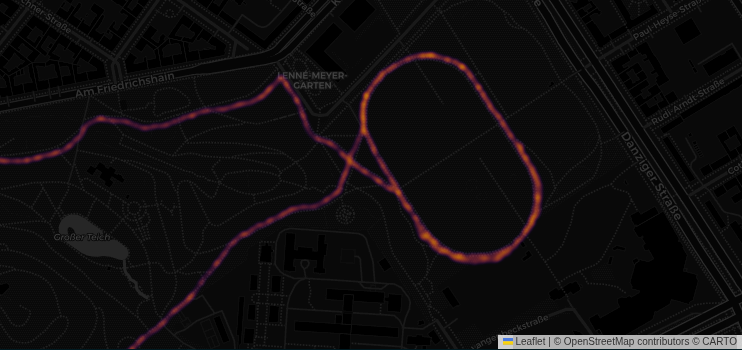

The Python source for this figure:
import webbrowser
from pathlib import Path
import xml.etree.ElementTree as ET

from folium import Map
from folium.plugins import HeatMap

HEATMAP_GRAD = {
    0.0: '#000004',
    0.1: '#160b39',
    0.2: '#420a68',
    0.3: '#6a176e',
    0.4: '#932667',
    0.5: '#bc3754',
    0.6: '#dd513a',
    0.7: '#f37819',
    0.8: '#fca50a',
    0.9: '#f6d746',
    1.0: '#fcffa4',
}
NS = {'tcx': 'http://www.garmin.com/xmlschemas/TrainingCenterDatabase/v2'}

def main():
    heatmap_data = []

    for tcx_file in Path('data').glob('*.tcx'):
        print('Reading {}'.format(tcx_file))

        for p in extract_points_from_tcx(tcx_file):
            heatmap_data.append(p)

    print("Extracted {} points".format(len(heatmap_data)))

    fmap = Map(tiles = 'CartoDB dark_matter',
               prefer_canvas = True,
               max_zoom = 16)

    HeatMap(
        heatmap_data,
        radius = 4,
        blur = 3,
        gradient = HEATMAP_GRAD,
        min_opacity = 0.3,
    ).add_to(fmap)

    fmap.fit_bounds(fmap.get_bounds())

    fmap.save('data/heatmap.html')

    webbrowser.open('data/heatmap.html', new = 2, autoraise = True)

def extract_points_from_tcx(filepath):
    tree = ET.parse(filepath)
    root = tree.getroot()
    
    for trackpoint in root.findall('.//tcx:Trackpoint', NS):
        position = trackpoint.find('tcx:Position', NS)
        time_el = trackpoint.find('tcx:Time', NS)
        distance_el = trackpoint.find('tcx:DistanceMeters', NS)
        speed_el = trackpoint.find('tcx:Speed', NS)
        heartrate_el = trackpoint.find('.//tcx:HeartRateBpm/tcx:Value', NS)
        
        # Try to get speed from extensions (Garmin format)
        if speed_el is None:
            speed_el = trackpoint.find('.//tcx:Speed', NS)
        
        # Try to get speed from TPX extension
        if speed_el is None:
            tpx = trackpoint.find('.//tcx:TPX', NS)
            if tpx is not None:
                speed_el = tpx.find('tcx:Speed', NS)
        
        data = {}
        if position is not None:
            lat = position.find('tcx:LatitudeDegrees', NS)
            lon = position.find('tcx:LongitudeDegrees', NS)
            if lat is not None and lon is not None:
                yield [float(lat.text), float(lon.text)]


if __name__ == '__main__':
    main()
